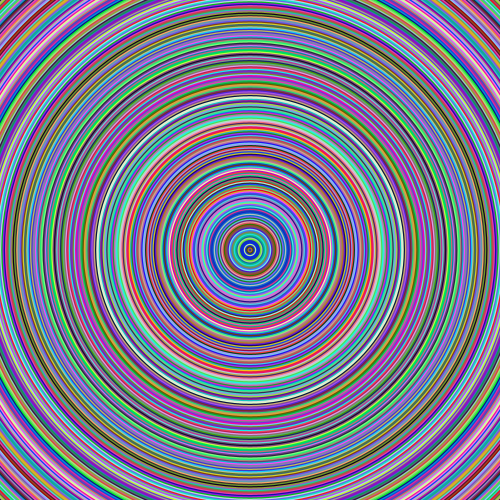
Frame 1 (no input)
Frame 60 (the mouse pressed at the canvas centre just before this capture): identical to frame 1, image omitted
Frame 120 (the mouse held since frame 60 and released just before this capture): identical to frame 1, image omitted

The Processing sketch that drew this single still picture (run headless with seeded random() and noise(); from frame 60 on, the mouse is pressed at the canvas centre):

// Processing sketch: pixels01_frame
// ── pixels01_frame.pde
int iterations = 300;
float radius;
void setup() {
  size(500, 500);
  background(0);
  noStroke();
  radius = width*1.5;
  drawCircles(radius, iterations);
}

void draw() {
}

void drawCircles(float _radius, int _depth) {
  int i = _depth - 1;
  fill(color(random(256), random(256), random(256)));
  circle(width/2, height/2, _radius);
  if (i>0) {
    drawCircles( i * _radius/_depth, i);
  }
}

void keyPressed(){
  drawCircles(radius, iterations);
}

void mousePressed(){
  loadPixels();
  color pixel = pixels[ mouseX + mouseY * width];
  float red = red(pixel);
  float green = green(pixel);
  float blue = blue(pixel);
  println("Red: "+red+", Green: "+green+", Blue: "+blue);
}
